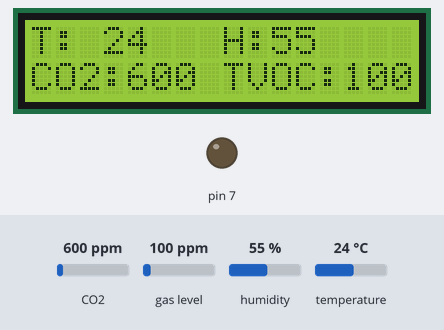
Recording of a sketch running on a simulated Arduino Uno, built with avr-gcc and run on an emulated ATmega328P. Parts: 16×2 character LCD, output pins drawn as LEDs (lit = HIGH). The test bench sets the inputs (shaded band); at power-on: CO2 600 ppm, gas level 100 ppm, temperature 24 °C, humidity 55 %. What the sketch prints to the serial monitor is not drawn.

Above: at 5.2 s.
5.3 s: CO2 set to 1050 ppm
At 7.6 s:
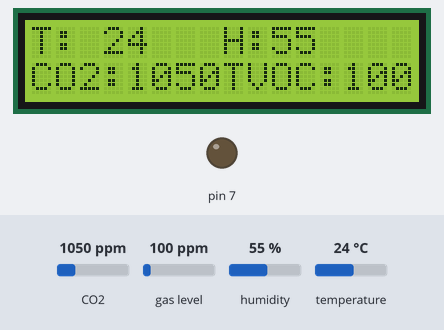
7.9 s: gas level set to 20 ppm
At 8.6 s:
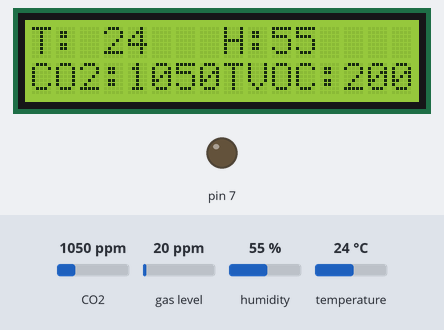
9.6 s: temperature set to 3 °C
At 10.8 s:
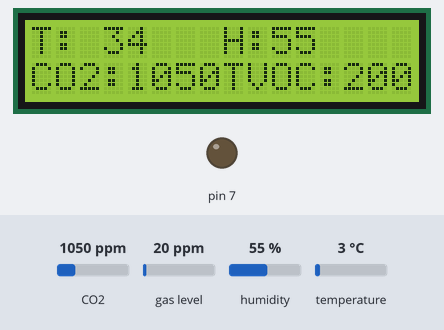
11.4 s: humidity set to 88 %
At 12.8 s:
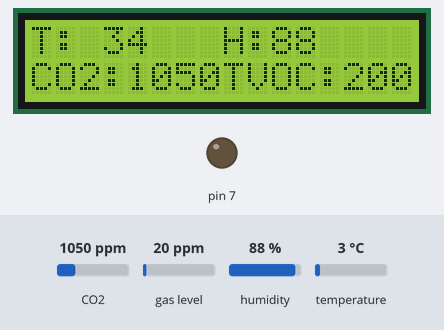
13.2 s: CO2 set to 452 ppm
At 14.7 s:
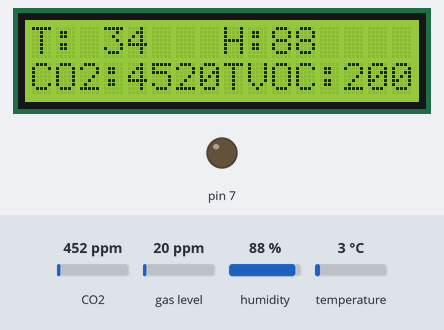
Timing chart, 0 to 16.0 s (numbered marks = the images above; inputs shaded):
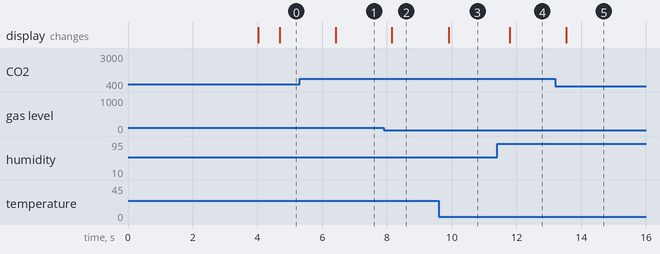

The sketch:

Progetto_SE_2_SENSORI_LCD.ino
```cpp
#include <Arduino_FreeRTOS.h>
#include <Wire.h>
#include "Adafruit_HTU21DF.h"
#include <LiquidCrystal.h>
#include "Adafruit_CCS811.h"
#include <semphr.h>

#define HTU 1
#define CCS 2
#define STAMP 0
#define LCD 3
#define LED 4


int Contrast=120;
LiquidCrystal lcd(12, 11, 5, 4, 3, 2);
Adafruit_CCS811 ccs;
Adafruit_HTU21DF htu = Adafruit_HTU21DF();
SemaphoreHandle_t mutex;
SemaphoreHandle_t s_CCS;
SemaphoreHandle_t s_HTU;
SemaphoreHandle_t s_COM;
SemaphoreHandle_t s_LCD;
SemaphoreHandle_t s_LED;

void taskCCS811(void *pvParameters);
void taskHTU21D(void *pvParameters);
void taskComunication(void *pvParameters);
void taskLCD(void *pvParameters);
//void taskLED(void *pvParameters);

int arrayVariables[4]; // array di float per immagazzinare le variabili


int n_CCS,n_COM,n_HTU,n_LCD,n_LED;
int b_CCS,b_COM,b_HTU,b_LCD,b_LED;
int stato;
float time;
float time_nuovo;
/*funzioni*/


void startLetturaCCS(void *pvParameters){
  xSemaphoreTake(mutex,( TickType_t ) 100 );
   if(n_CCS || stato != CCS ){
    b_CCS++;
    Serial.println("SENSORE IN ATTESA\n");
   }else{
    n_CCS++;
    xSemaphoreGive(s_CCS);
   }
  xSemaphoreGive(mutex);
  xSemaphoreTake(s_CCS,( TickType_t ) 100 );
  Serial.println("SENSORE ATTIVO");
}


void read_data_CCS(){

    if(!ccs.readData()){
    arrayVariables[2] = ccs.geteCO2();
    arrayVariables[3] = ccs.getTVOC();
    }else{
      Serial.println("ERRORE\n");
    }

}

void endLetturaCCS(void *pvParameters){
  xSemaphoreTake(mutex,( TickType_t ) 100 );
  n_CCS--;
  stato = STAMP;
  Serial.println("SENSORE disattivato");
   if(b_COM){
   xSemaphoreGive(s_COM);
  }
  xSemaphoreGive(mutex);
}


void startLetturaHTU(void *pvParameters){
  xSemaphoreTake(mutex,( TickType_t ) 100 );
   if(n_HTU || stato != HTU){
    b_HTU++;
    Serial.println("SENSORE IN ATTESA\n");
   }else{
    n_HTU++;
    xSemaphoreGive(s_HTU);
   }
  xSemaphoreGive(mutex);
  xSemaphoreTake(s_HTU,( TickType_t ) 100 );
  Serial.println("SENSORE ATTIVO");
}

void read_data_HTU(){
  arrayVariables[0] = htu.readTemperature();
  arrayVariables[1] = htu.readHumidity();
}


void endLetturaHTU(void *pvParameters){
  xSemaphoreTake(mutex,( TickType_t ) 100 );
  n_HTU--;
  stato = CCS;
  Serial.println("SENSORE disattivato");
   if(b_CCS){
     b_CCS--;
     n_CCS++;
   xSemaphoreGive(s_CCS);
  }
  xSemaphoreGive(mutex);
}


void startComunication(void *pvParameters){
  xSemaphoreTake(mutex,( TickType_t ) 100 );
  if(n_COM || stato != STAMP){
    b_COM++;
    Serial.println("COM IN ATTESA");
    xSemaphoreGive(mutex);
    xSemaphoreTake(s_COM,( TickType_t ) 100 );
    b_COM--;
  }
  n_COM++;
  xSemaphoreGive(mutex);
  Serial.println("INIZIO A STAMPARE");
  }


  void stamp (){
    Serial.println("TEMP -->");
    Serial.println(arrayVariables[0]);
    Serial.println("HUM -->");
    Serial.println(arrayVariables[1]);
    Serial.println("CO2 -->");
    Serial.println(arrayVariables[2]);
    Serial.println("TVOC -->");
    Serial.println(arrayVariables[3]);
  }


void endComunication(void *pvParameters){
  xSemaphoreTake(mutex,( TickType_t ) 100 );
  n_COM--;
  stato= LCD;
  Serial.println("resetto lo stato a read");

  if(b_LCD){
    b_LCD--;
    n_LCD++;
    xSemaphoreGive(s_LCD);
  }else{
    xSemaphoreGive(mutex);
  }
  }

void startLCD(void *pvParameters){
xSemaphoreTake(mutex,( TickType_t ) 100 );

if(n_LCD || stato != LCD){
  b_LCD++;
  Serial.println("LCD IN ATTESA");
}
else {
  n_LCD++;
  xSemaphoreGive(s_LCD);
  Serial.println("LCD ATTIVO");
}

xSemaphoreGive(mutex);
xSemaphoreTake(s_LCD,( TickType_t ) 100 );
}

void stamp_LCD(){
lcd.setCursor(0,0);
lcd.print("T:");
lcd.setCursor(3,0);
lcd.print(String(arrayVariables[0]));


lcd.setCursor(8,0);
lcd.print("H:");
lcd.setCursor(10,0);
lcd.print(String(arrayVariables[1]));


lcd.setCursor(0,1);
lcd.print("CO2:");
lcd.setCursor(4,1);
lcd.print(String(arrayVariables[2]));

lcd.setCursor(8,1);
lcd.print("TVOC:");
lcd.setCursor(13,1);
lcd.print(String(arrayVariables[3]));

}


void endLCD(void *pvParameters){
xSemaphoreTake(mutex,( TickType_t ) 100 );
n_LCD--;
stato= HTU;
if(b_HTU){
  b_HTU--;
  xSemaphoreGive(s_HTU);
}
xSemaphoreGive(mutex);
}


void setup() {

Serial.begin(9600);

  for(int i=0;i<4;i++){       // function init prossima implementazione
  arrayVariables[i]=-1;
 }
  stato = HTU;
  n_CCS = n_COM = n_HTU = n_LCD = n_LED = 0 ;
  b_CCS = b_COM = b_HTU = b_LCD = b_LED = 0 ;

  if ( mutex == NULL )  // Check to confirm that the Serial Semaphore has not already been created.
  {
    mutex = xSemaphoreCreateMutex();
  }
  if(s_COM == NULL){
    s_COM = xSemaphoreCreateBinary();
  }
   if(s_CCS == NULL){
    s_CCS = xSemaphoreCreateBinary();
  }
   if(s_HTU == NULL){
    s_HTU = xSemaphoreCreateBinary();
  }
 if(s_LCD == NULL){
    s_LCD = xSemaphoreCreateBinary();
  }
  if(s_LED == NULL){
    s_LED = xSemaphoreCreateBinary();
  }

  if(!ccs.begin()){
    Serial.println("Failed to start sensor! Please check your wiring.");
  }else{
    delay(4000); // delay for ccs in order to start
  }

/*time =0;
  time_nuovo = 0;
  time = millis();
  while(!ccs.available())  {}
  time_nuovo = millis() - time;    TEMPO STIMATO PER L'AVVIO DEL SENSORE, CIRCA 3963 MS
  Serial.println("Tempo stimato: ");
  Serial.println(time_nuovo); */


   xTaskCreate(
    taskCCS811
    ,  "task-temp"
    ,  128
    ,  NULL
    ,  1  // priority
    ,  NULL );


            xTaskCreate(
    taskComunication
    ,  "task-com"
    ,  128
    ,  NULL
    ,  1  // priority
    ,  NULL );

     xTaskCreate(
    taskHTU21D
    ,  "task-temp"
    ,  128
    ,  NULL
    ,  1  // priority
    ,  NULL );

         xTaskCreate(
    taskLCD
    ,  "task-lcd"
    ,  128
    ,  NULL
    ,  1  // priority
    ,  NULL );


}


void taskCCS811(void *pvParameters)  // This is a task.
{
  (void) pvParameters;

  for (;;)
  {
    startLetturaCCS(pvParameters);
    vTaskDelay( 100 / portTICK_PERIOD_MS ); // wait for one second
    read_data_CCS();
    vTaskDelay( 100 / portTICK_PERIOD_MS );
    endLetturaCCS(pvParameters);
  }
}


void taskComunication(void *pvParameters)
{
  (void) pvParameters;

  for (;;)
  {
    startComunication(pvParameters);
    vTaskDelay( 100 / portTICK_PERIOD_MS ); // wait for one second
    stamp();
    vTaskDelay( 100 / portTICK_PERIOD_MS ); // wait for one second
    endComunication(pvParameters);
  }
}

void taskHTU21D(void *pvParameters)
{
  (void) pvParameters;
   htu.begin();
  for (;;)
  {
    startLetturaHTU(pvParameters);
    vTaskDelay( 100 / portTICK_PERIOD_MS ); // wait for one second
    read_data_HTU();
    vTaskDelay( 100 / portTICK_PERIOD_MS );
    endLetturaHTU(pvParameters);
  }
}


void taskLCD(void *pvParameters)
{
  (void) pvParameters;
  analogWrite(7,Contrast);
   lcd.begin(16, 2);
   for(;;){
    startLCD(pvParameters);
    vTaskDelay( 100 / portTICK_PERIOD_MS ); // wait for one second
    stamp_LCD();
    vTaskDelay( 100 / portTICK_PERIOD_MS ); // wait for one second
    endLCD(pvParameters);
   }
}


void loop() {
 //empty loop
}
```

Measured:
- after the input at 5.3 s, the display: changes after 1.1 s (image 1)
- after the input at 7.9 s, the display: changes after 0.25 s (image 2)
- after the input at 9.6 s, the display: changes after 0.30 s (image 3)
- after the input at 11.4 s, the display: changes after 0.39 s (image 4)
- after the input at 13.2 s, the display: changes after 0.33 s (image 5)
